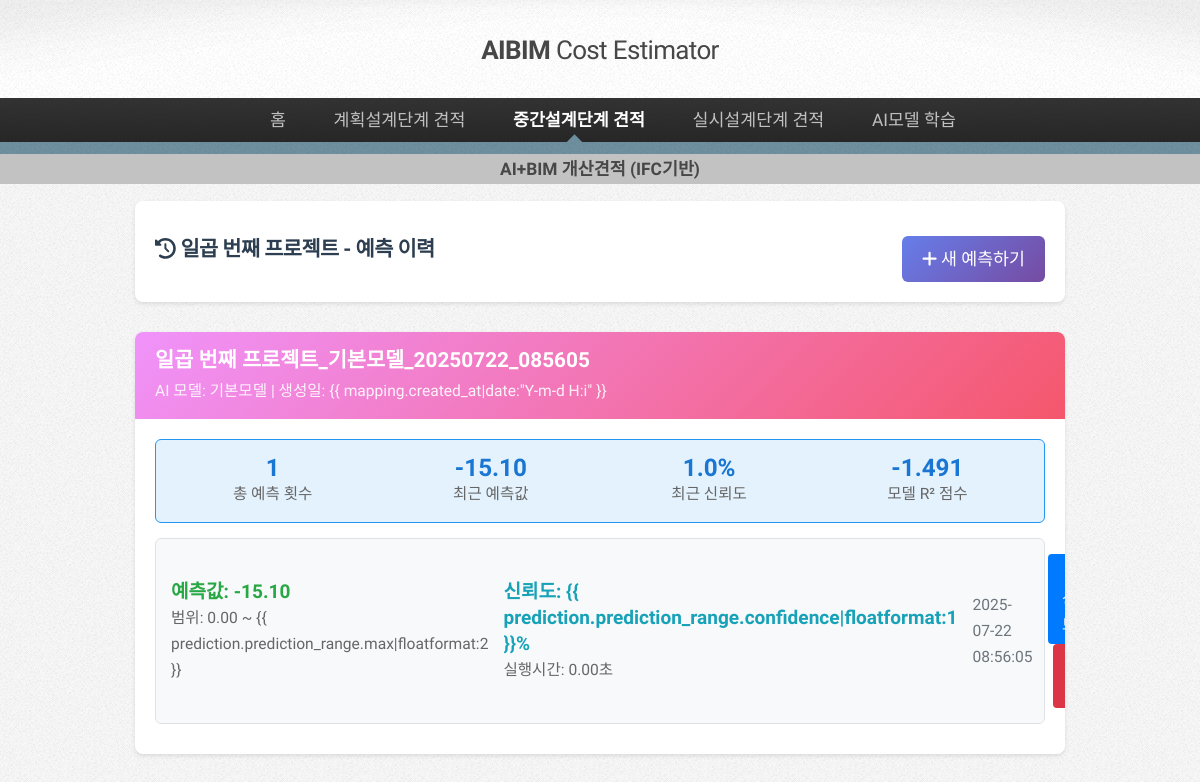
The app's page /ifc_ai_prediction/project/21/history/ with its own data.
### ifc_ai_prediction/models.py (models this page shows, shortened)
class IFCProject(models.Model):
    name = models.CharField("프로젝트명", max_length=200)
    description = models.TextField("설명", blank=True)
    ifc_file = models.FileField("IFC 파일", upload_to='ifc_ai_files/')
    converted_obj = models.FileField("변환된 OBJ", upload_to='ifc_ai_objs/', null=True, blank=True)
    is_processed = models.BooleanField("처리 완료", default=False)
    processing_error = models.TextField("처리 오류", blank=True, null=True)
    created_at = models.DateTimeField("생성일", auto_now_add=True)
    updated_at = models.DateTimeField("수정일", auto_now=True)
    class Meta:
        verbose_name = "IFC 프로젝트"
        verbose_name_plural = "IFC 프로젝트들"

class IFCMapping(models.Model):
    name = models.CharField("매핑명", max_length=200)
    project = models.ForeignKey(IFCProject, on_delete=models.CASCADE, related_name='mappings')
    ai_model = models.ForeignKey(AIModel, on_delete=models.CASCADE)
    input_mappings = SimpleJSONField("입력 매핑")
    created_at = models.DateTimeField("생성일", auto_now_add=True)
    updated_at = models.DateTimeField("수정일", auto_now=True)
    class Meta:
        verbose_name = "IFC-AI 매핑"
        verbose_name_plural = "IFC-AI 매핑들"

class AIModel(models.Model):
    name = models.CharField("모델명", max_length=255)
    description = models.TextField("설명", blank=True, null=True)
    model_file = models.FileField("모델 파일", upload_to='ai_models/')
    metadata = SimpleJSONField("메타데이터")
    created_at = models.DateTimeField("생성일", auto_now_add=True)
    updated_at = models.DateTimeField("수정일", auto_now=True)
    rmse = models.FloatField("RMSE", null=True, blank=True)
    mae = models.FloatField("MAE", null=True, blank=True)
    r2_score = models.FloatField("R² 점수", null=True, blank=True)
    class Meta:
        verbose_name = "AI 모델"
        verbose_name_plural = "AI 모델들"

class PredictionHistory(models.Model):
    mapping = models.ForeignKey(IFCMapping, on_delete=models.CASCADE, related_name='predictions')
    input_values = SimpleJSONField("입력값")
    prediction_result = SimpleJSONField("예측 결과")
    prediction_range = SimpleJSONField("예측 범위")
    execution_time = models.FloatField("실행 시간(초)", default=0)
    created_at = models.DateTimeField("생성일", auto_now_add=True)
    class Meta:
        verbose_name = "예측 이력"
        verbose_name_plural = "예측 이력들"
        ordering = ['-created_at']

### ifc_ai_prediction/views.py (the view)
# urls.py: path('project/<int:project_id>/history/', views.prediction_history, name='prediction_history'),
def prediction_history(request, project_id):
    try:
        project = get_object_or_404(IFCProject, id=project_id)
        mappings = IFCMapping.objects.filter(project=project).select_related('ai_model')
        for mapping in mappings:
            mapping.recent_predictions = PredictionHistory.objects.filter(
                mapping=mapping
            ).order_by('-created_at')
        context = {
            'project': project,
            'mappings': mappings,
        }
        return render(request, 'ifc_ai_prediction/history.html', context)
    except Exception as e:
        print(f"❌ 예측 이력 페이지 오류: {e}")
        messages.error(request, f'오류가 발생했습니다: {str(e)}')
        return redirect('ifc_ai_prediction:project_list')

### ifc_ai_prediction/models.py (called while the page is built)
    def from_db_value(self, value, expression, connection):
        if value is None:
            return {}
        try:
            return json.loads(value)
        except:
            return {}

### templates/ifc_ai_prediction/history.html (shortened to what this page needs)
{% load static %}
<!DOCTYPE html>
<html>
  <head>
    <link
      rel="stylesheet"
      href="https://stackpath.bootstrapcdn.com/bootstrap/4.3.1/css/bootstrap.min.css"
    />
    <link rel="stylesheet" href="{% static 'css/main.css' %}" />
  </head>
  <body>
    <div id="page-wrapper">
      <div id="header">
        <h1>
          <a href="/" id="logo">AIBIM <em>Cost Estimator</em></a>
        </h1>
        <nav id="nav">
          <ul>
            <li><a href="/">홈</a></li>
            <li>
              <a href="#">계획설계단계 견적</a>
            </li>
            <li class="current">
              <a href="#">중간설계단계 견적</a>
            </li>
            <li>
              <a href="#">실시설계단계 견적</a>
            </li>
            <li>
              <a href="/ai_learning">AI모델 학습</a>
            </li>
          </ul>
        </nav>
      </div>
      <div id="nav_sub">
        <h6 class="text-center">
          <b>AI+BIM 개산견적</b> <span>(IFC기반)</span>
        </h6>
      </div>
    </div>
    <div class="container">
      <div class="project-header">
        <div class="d-flex justify-content-between align-items-center">
          <div>
            <h3 style="margin: 0; color: #2c3e50">
              <i class="fas fa-history"></i>
              {{ project.name }} - 예측 이력
            </h3>
          </div>
          <div>
            <a
              href="{% url 'ifc_ai_prediction:prediction_page' project.id %}"
              class="btn-new-prediction"
            >
              <i class="fas fa-plus"></i>
              새 예측하기
            </a>
          </div>
        </div>
      </div>
      {% if mappings %} {% for mapping in mappings %}
      <div class="mapping-card">
        <div class="mapping-header">
          <div class="mapping-title">{{ mapping.name }}</div>
          <div class="mapping-meta">
            AI 모델: {{ mapping.ai_model.name }} | 생성일: {{
            mapping.created_at|date:"Y-m-d H:i" }}
          </div>
        </div>
        <div class="mapping-body">
          {% if mapping.recent_predictions %}
          <div class="stats-summary">
            <div class="stats-grid">
              <div class="stat-item">
                <div class="stat-value">
                  {{ mapping.recent_predictions|length }}
                </div>
                <div class="stat-label">총 예측 횟수</div>
              </div>
              {% with mapping.recent_predictions|first as latest %}
              <div class="stat-item">
                <div class="stat-value">
                  {{ latest.prediction_result.value|floatformat:2 }}
                </div>
                <div class="stat-label">최근 예측값</div>
              </div>
              <div class="stat-item">
                <div class="stat-value">
                  {{ latest.prediction_range.confidence|floatformat:1 }}%
                </div>
                <div class="stat-label">최근 신뢰도</div>
              </div>
              {% endwith %}
              <div class="stat-item">
                <div class="stat-value">
                  {{ mapping.ai_model.r2_score|floatformat:3 }}
                </div>
                <div class="stat-label">모델 R² 점수</div>
              </div>
            </div>
          </div>
          {% for prediction in mapping.recent_predictions %}
          <div class="prediction-item">
            <div class="prediction-summary">
              <div>
                <div class="prediction-value">
                  예측값: {{ prediction.prediction_result.value|floatformat:2 }}
                </div>
                <div style="font-size: 0.9em; color: #666">
                  범위: {{ prediction.prediction_range.min|floatformat:2 }} ~ {{
                  prediction.prediction_range.max|floatformat:2 }}
                </div>
              </div>
              <div>
                <div class="prediction-confidence">
                  신뢰도: {{
                  prediction.prediction_range.confidence|floatformat:1 }}%
                </div>
                <div style="font-size: 0.9em; color: #666">
                  실행시간: {{ prediction.execution_time|floatformat:2 }}초
                </div>
              </div>
              <div class="prediction-date">
                {{ prediction.created_at|date:"Y-m-d H:i:s" }}
              </div>
              <div>
                <button
                  class="btn-view-detail"
                  onclick="toggleDetails({{ prediction.id }})"
                >
                </button>
                <button
                  class="btn-download-pdf"
                  onclick="downloadPDF({{ mapping.id }}, {{ prediction.id }})"
                >
                </button>
              </div>
            </div>
          </div>
          {% endfor %} {% endif %}
        </div>
      </div>
      {% endfor %} {% endif %}
    </div>
  </body>
</html>

### static/css/main.css (style rules this page uses)
html, div, span, applet, object, iframe, h1, h2, h3, h4, h5, h6, p, blockquote, pre, a, abbr, acronym, address, big, cite, code, del, dfn, em, ins, kbd, q, s, samp, small, strike, strong, sub, sup, tt, var, b, u, i, center, dl, dt, dd, ol, ul, li, fieldset, form, label, legend, table, caption, tbody, tfoot, thead, tr, th, td, article, aside, canvas, details, embed, figure, figcaption, footer, header, hgroup, menu, nav, output, ruby, section, summary, time, mark, audio, video { margin: 0; padding: 0; border: 0; font-size: 100%; font: inherit; vertical-align: baseline; }
article, aside, details, figcaption, figure, footer, header, hgroup, menu, nav, section { display: block; }
body { line-height: 1; }
ol, ul { list-style: none; }
body { -webkit-text-size-adjust: none; }
html { box-sizing: border-box; }
*, *:before, *:after { box-sizing: inherit; }
body { background: #f7f7f7 url("images/bg01.png"); }
body, input, select, textarea { color: #474747; font-family: "Source Sans Pro", sans-serif; font-size: 16pt; font-weight: 300; line-height: 1.65em; }
a { -moz-transition: color 0.2s ease-in-out, border-color 0.2s ease-in-out, opacity 0.2s ease-in-out; -webkit-transition: color 0.2s ease-in-out, border-color 0.2s ease-in-out, opacity 0.2s ease-in-out; -ms-transition: color 0.2s ease-in-out, border-color 0.2s ease-in-out, opacity 0.2s ease-in-out; transition: color 0.2s ease-in-out, border-color 0.2s ease-in-out, opacity 0.2s ease-in-out; color: #37c0fb; text-decoration: none; border-bottom: dotted 1px; }
strong, b { font-weight: 600; }
em, i { font-style: italic; }
p, ul, ol, dl, table, blockquote { margin: 0 0 2em 0; }
h1, h2, h3, h4, h5, h6 { color: inherit; font-weight: 600; line-height: 1.75em; margin-bottom: 1em; }
h1 a, h2 a, h3 a, h4 a, h5 a, h6 a { color: inherit; text-decoration: none; }
h1 em, h2 em, h3 em, h4 em, h5 em, h6 em { font-style: normal; font-weight: 300; }
h3 { font-size: 1.2em; letter-spacing: -0.025em; }
.container { margin: 0 auto; max-width: 100%; width: 1400px; }
@media screen and (max-width: 1680px) { .container { width: 1200px; } }
@media screen and (max-width: 1280px) { .container { width: 960px; } }
ul { list-style: disc; padding-left: 1em; }
ul li { padding-left: 0.5em; }
#header { text-align: center; padding: 1em 0 0 0; background-color: #fff; background-image: url("images/bg02.png"), url("images/bg02.png"), url("images/bg01.png"); background-position: top left, top left, top left; background-size: 100% 6em, 100% 6em, auto; background-repeat: no-repeat, no-repeat, repeat; }
#header h1 { padding: 0 0 1em 0; margin: 0; }
#header h1 a { font-size: 1.5em; letter-spacing: -0.025em; border: 0; }
#nav { cursor: default; background-color: #333; background-image: -moz-linear-gradient( top, rgba(0, 0, 0, 0), rgba(0, 0, 0, 0.3) ), url("images/bg01.png"); background-image: -webkit-linear-gradient( top, rgba(0, 0, 0, 0), rgba(0, 0, 0, 0.3) ), url("images/bg01.png"); background-image: -ms-linear-gradient( top, rgba(0, 0, 0, 0), rgba(0, 0, 0, 0.3) ), url("images/bg01.png"); background-image: linear-gradient(top, rgba(0, 0, 0, 0), rgba(0, 0, 0, 0.3)), url("images/bg01.png"); padding: 0; }
#nav_sub { cursor: default; background-color: #c2c2c2; padding: 0; }
#nav:after { content: ""; display: block; width: 100%; height: 0.7em; background-color: #6e909f; background-image: url("images/bg01.png"); }
#nav > ul { margin: 0; }
#nav > ul > li { position: relative; display: inline-block; margin-left: 1em; }
#nav > ul > li a { color: #c0c0c0; text-decoration: none; border: 0; display: block; padding: 0.5em 0.5em 0.5em 0.5em; }
#nav > ul > li:first-child { margin-left: 0; }
#nav > ul > li.current { font-weight: 600; }
#nav > ul > li.current:before { -moz-transform: rotateZ(45deg); -webkit-transform: rotateZ(45deg); -ms-transform: rotateZ(45deg); transform: rotateZ(45deg); width: 0.75em; height: 0.75em; content: ""; display: block; position: absolute; bottom: -0.5em; left: 50%; margin-left: -0.375em; background-color: #6e909f; background-image: url("images/bg01.png"); }
#nav > ul > li.current a { color: #fff; }
@media screen and (max-width: 1680px) { body, input, select, textarea { font-size: 14pt; line-height: 1.5em; } }
@media screen and (max-width: 1280px) { body, input, select, textarea { font-size: 13pt; line-height: 1.5em; } }
@media screen and (max-width: 1280px) { #header { padding: 2em 0 0 0; } }
@media screen and (max-width: 1280px) { #header h1 { padding: 0 0 1.75em 0; } }

### records on screen
IFCProject: name "일곱 번째 프로젝트"
IFCMapping: name "일곱 번째 프로젝트_기본모델_20250722_085605", ai_model.name "기본모델", recent_predictions|length "1", ai_model.r2_score "-1.491"
PredictionHistory: prediction_result.value "-15.10", prediction_range.confidence "1.0", prediction_range.min "0.00", execution_time "0.00", created_at "2025-07-22 08:56:05"
